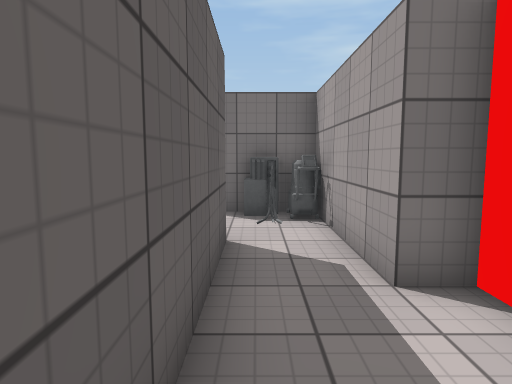
view 1 (above)

19 first-person views from a walk through a scene from a Unity 3-D project. The camera is 1.4 m above the floor, tilts 6° down and sees 75° across. The floor is counted in squares, 1 m on a side. Each view is taken from the middle of a square. On the plan, view 1 faces up. The plan holds only what a view shows up to about 15 squares ahead; the rest is blank. The place goes on beyond the plan. The player is left out. Door leaves are left out, so doorways stand open. Some surface patterns are stand-ins.

view 2
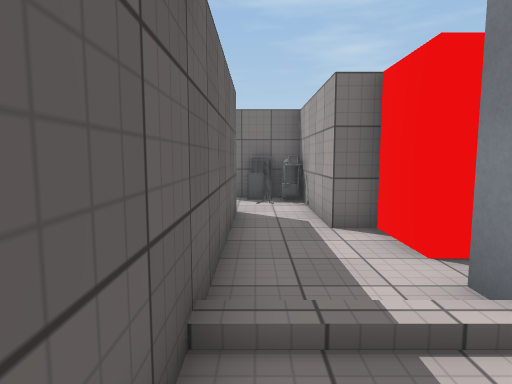

view 3
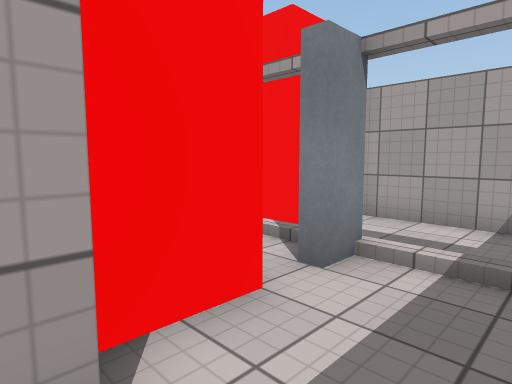

view 4
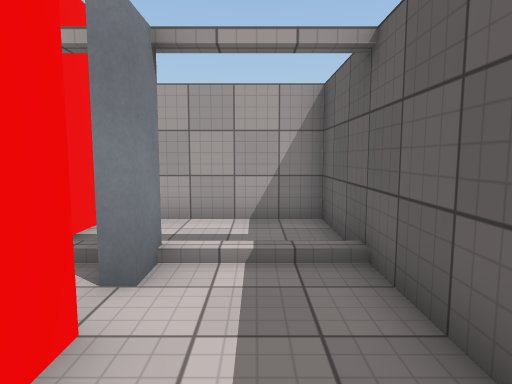

view 5
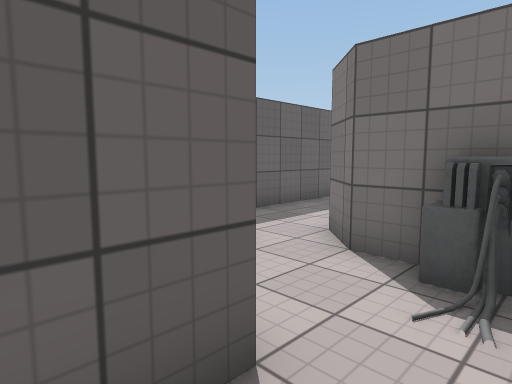

view 6
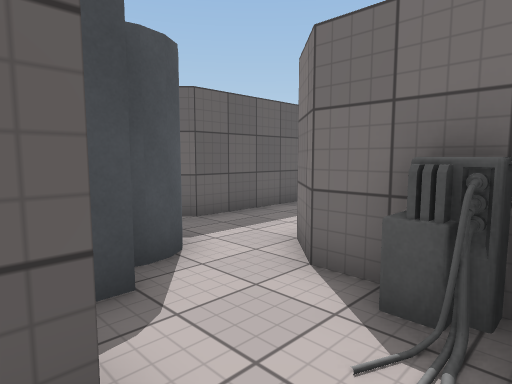

view 7
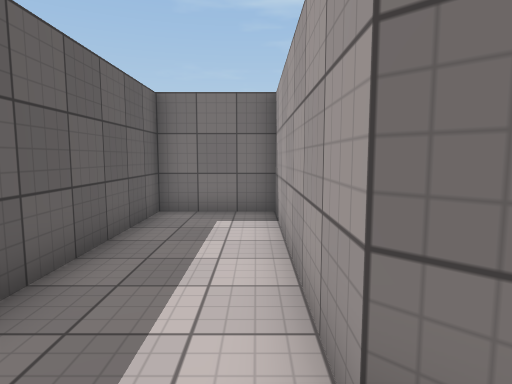

view 8
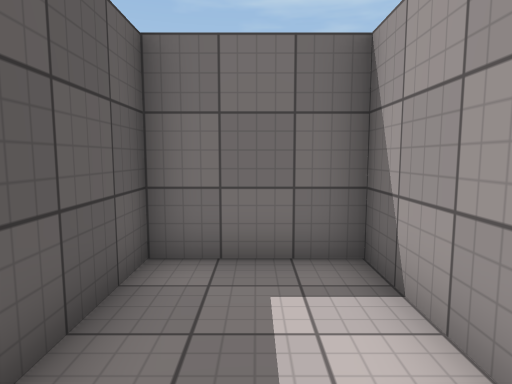

view 9
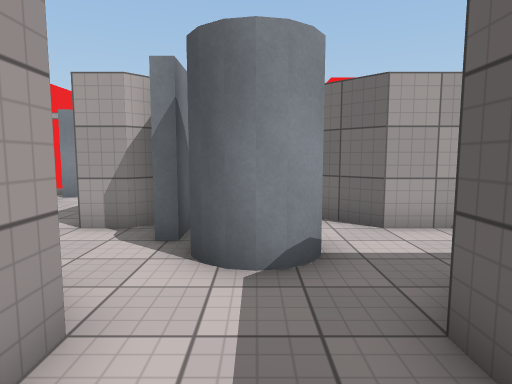

view 10
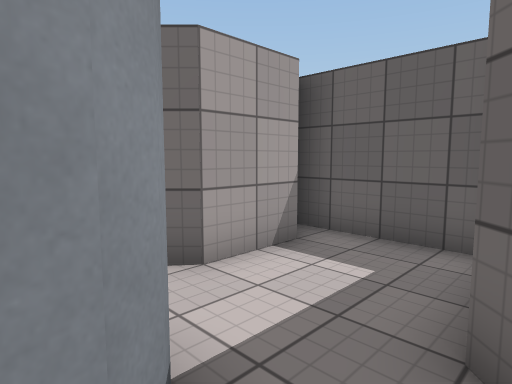

view 11
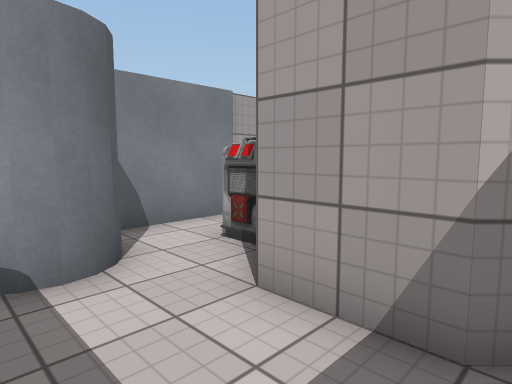

view 12
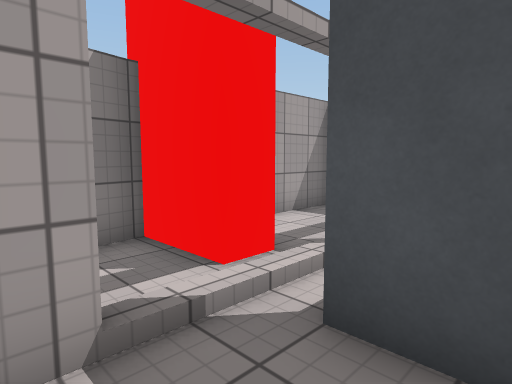

view 13
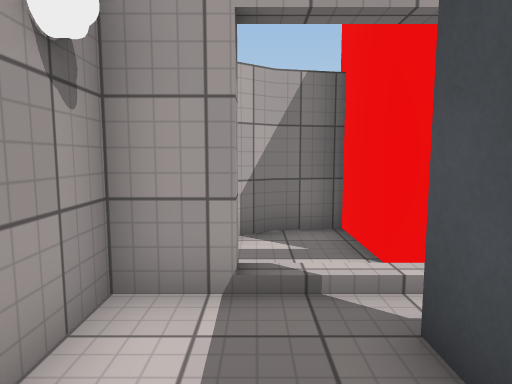

view 14
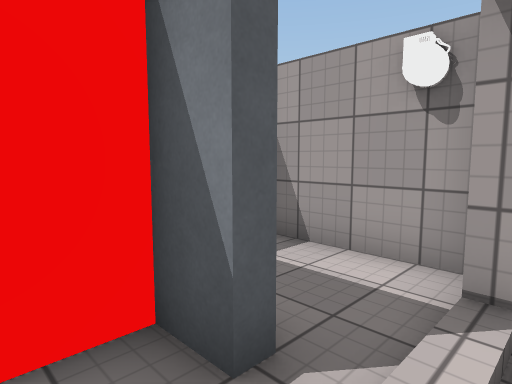

view 15
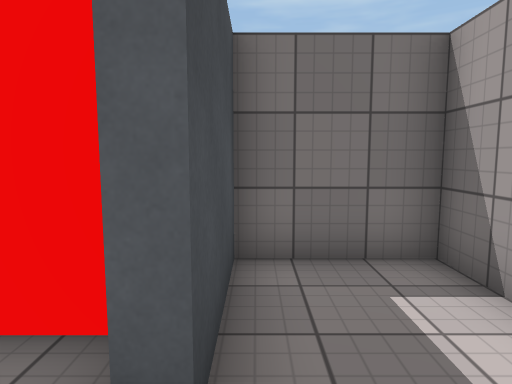

view 16
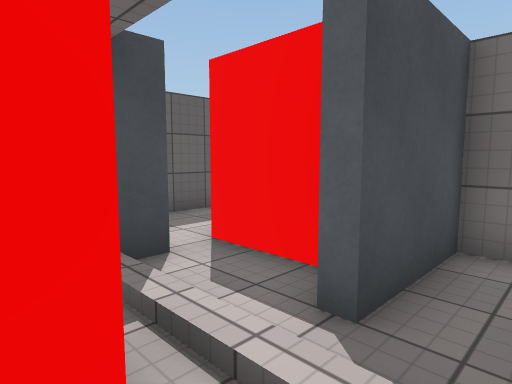

view 17
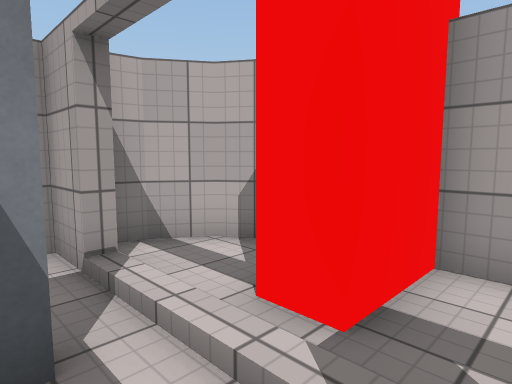

view 18
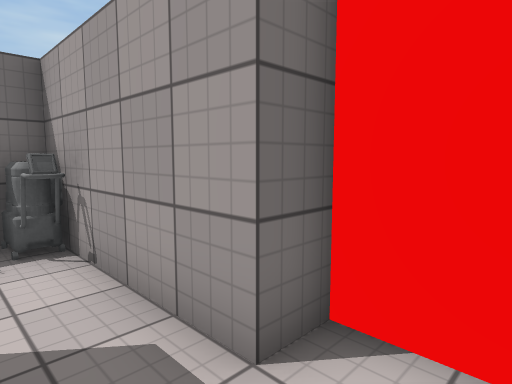

view 19
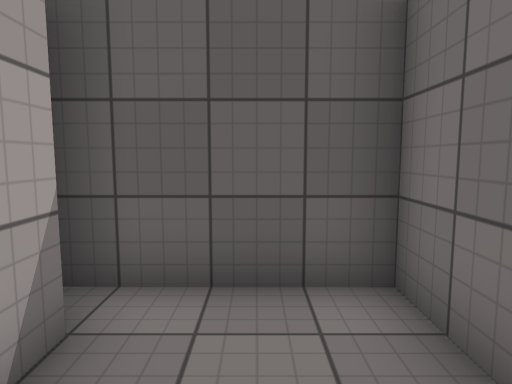

### Floor plan
Ten units are one square. View 1 is at (0, 0); x grows to the right and y downward. Boxes are objects, and circles mark ways between rooms. Rooms are numbered by the first view taken in them; rooms with no view inside come last. Other rooms are left out.
<svg viewBox="-100 -170 190 210">
<path fill="none" stroke="#000" d="M25 -35 15 -35 15 -85 -15 -85M57 -5 53 -5 53 -15M-15 -55 -5 -55 -5 35 43 35 43 13 53 13 53 35 67 33 76 26 83 17 84 11M72 8 72 3M-27 -65 -23 -65 -23 -60M-31 -74 -30 -69M-42 -80 -34 -79M-46 -79 -38 -80M-15 -85 -25 -95 -25 -165 -55 -165 -55 -95M-47 -77 -40 -82 -33 -77 -31 -74M-78 -85 -95 -85 -95 -46M-50 -68 -49 -74M-49 -64 -50 -72 -47 -77M-86 -55 -65 -55M-55 -95 -65 -85M72 3 85 3 85 -35 57 -35 57 -5"/>
<rect x="-5" y="-85" width="20" height="10" fill="#bbb"><title>server</title></rect>
<rect x="5" y="-75" width="10" height="10" fill="#bbb"><title>other object</title></rect>
<rect x="25" y="-35" width="30" height="20" fill="#bbb"><title>other object</title></rect>
<circle cx="-20" cy="-80" r="3" fill="#2a7"/>
<circle cx="70" cy="0" r="3" fill="#2a7"/>
<circle cx="-50" cy="-80" r="3" fill="#2a7"/>
<text x="20" y="-20">1</text>
<text x="-40" y="-120">2</text>
<text x="-70" y="-70">3</text>
<text x="70" y="-20">4</text>
</svg>
Room 1 opens to room 2. Room 1 opens to room 4. Room 2 opens to room 3.

Where each view was taken, in squares from view 1:
view 1: 0 up, 0 right, facing up
view 2: 3 down, 0 right, facing up
view 3: 4 up, 0 right, facing down-right
view 4: 4 up, 1 right, facing down
view 5: 4 up, 1 right, facing up-left
view 6: 5 up, 1 right, facing up-left
view 7: 8 up, 3 left, facing up
view 8: 12 up, 4 left, facing up
view 9: 12 up, 4 left, facing down
view 10: 9 up, 4 left, facing down-left
view 11: 8 up, 9 left, facing down-right
view 12: 2 up, 8 right, facing down-left
view 13: 3 up, 7 right, facing down
view 14: 1 down, 4 right, facing up-right
view 15: 1 down, 6 right, facing up
view 16: 2 down, 7 right, facing up-left
view 17: 1 up, 3 right, facing down-right
view 18: 2 up, 0 right, facing up-right
view 19: 7 up, 6 left, facing left
